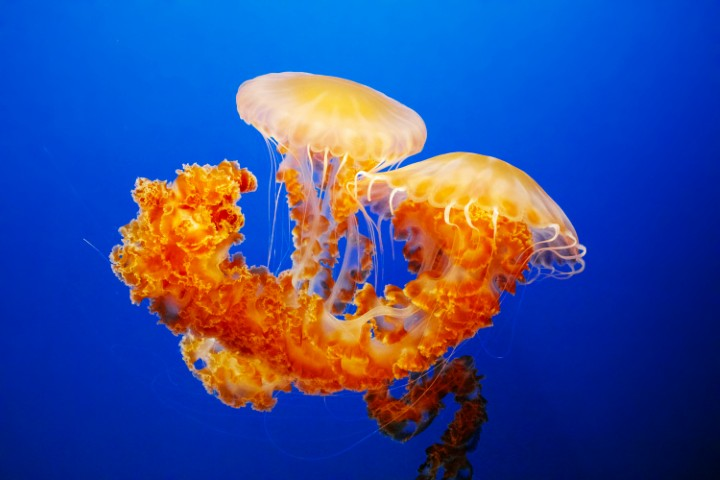
#> input picture data/1.jpg, 720 x 480 px
$ jupyter execute C-2_multiframe_image.ipynb
#> lines starting #> are read from the running program, lines starting #| are printed output that depends on the picture
[cell 1]
import cv2
import numpy as np
import os

[cell 2]
img  = cv2.imread('data/1.jpg')
#> img is the input picture: shape (480, 720, 3); mean B, G, R 147.6, 76.6, 56.5
# resize image
resized_img = cv2.resize(img, (500, 300))
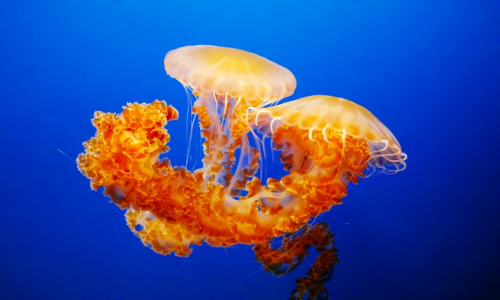
#> resized_img: shape (300, 500, 3); mean B, G, R 147.5, 76.5, 56.5
cv2.imshow("jelly fish", resized_img)
cv2.waitKey(5000)
cv2.destroyAllWindows()

[cell 3]
# multiple image in same window
img  = cv2.imread('data/3.jpg')
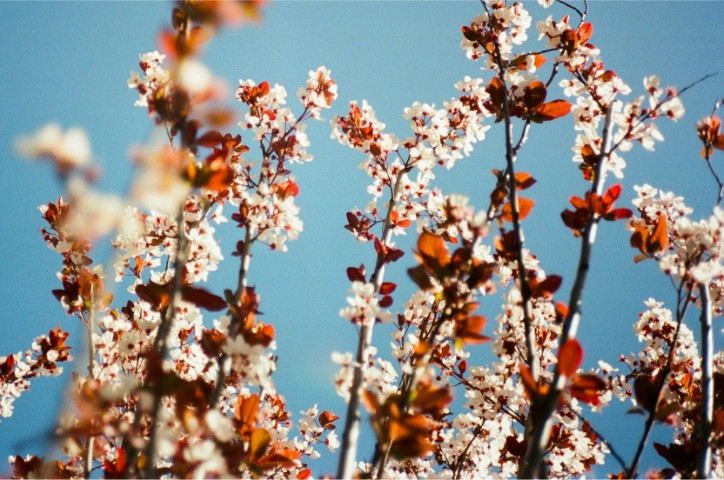
#> input picture data/3.jpg, 724 x 480 px
#> img is the input picture: shape (480, 724, 3); mean B, G, R 139.6, 142, 140.5
print(img)
#> (printed output is left out)

resized_img = cv2.resize(img, (500, 300))
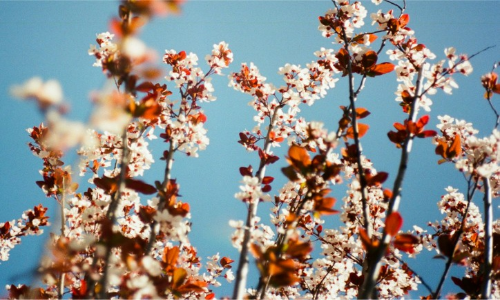
#> resized_img: shape (300, 500, 3); mean B, G, R 139.5, 141.9, 140.4
h = np.hstack((resized_img, resized_img, resized_img))
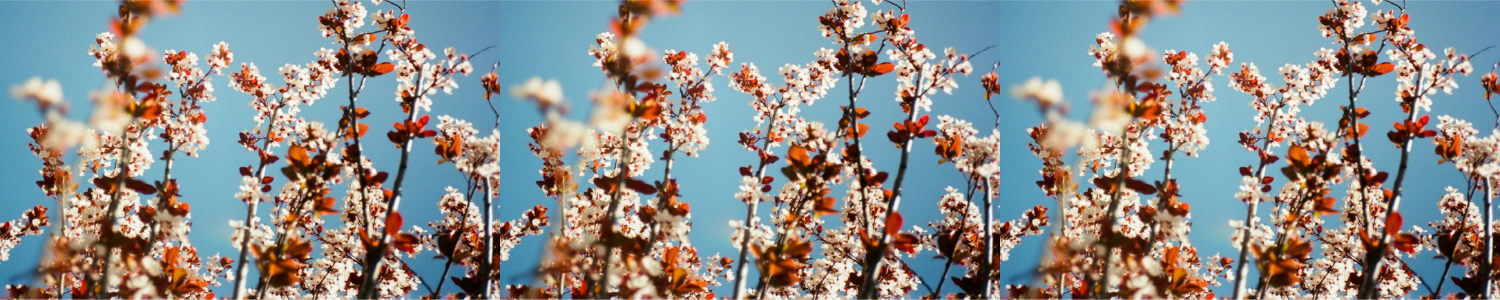
#> h: shape (300, 1500, 3); mean B, G, R 139.5, 141.9, 140.4
v = np.vstack((h,h))
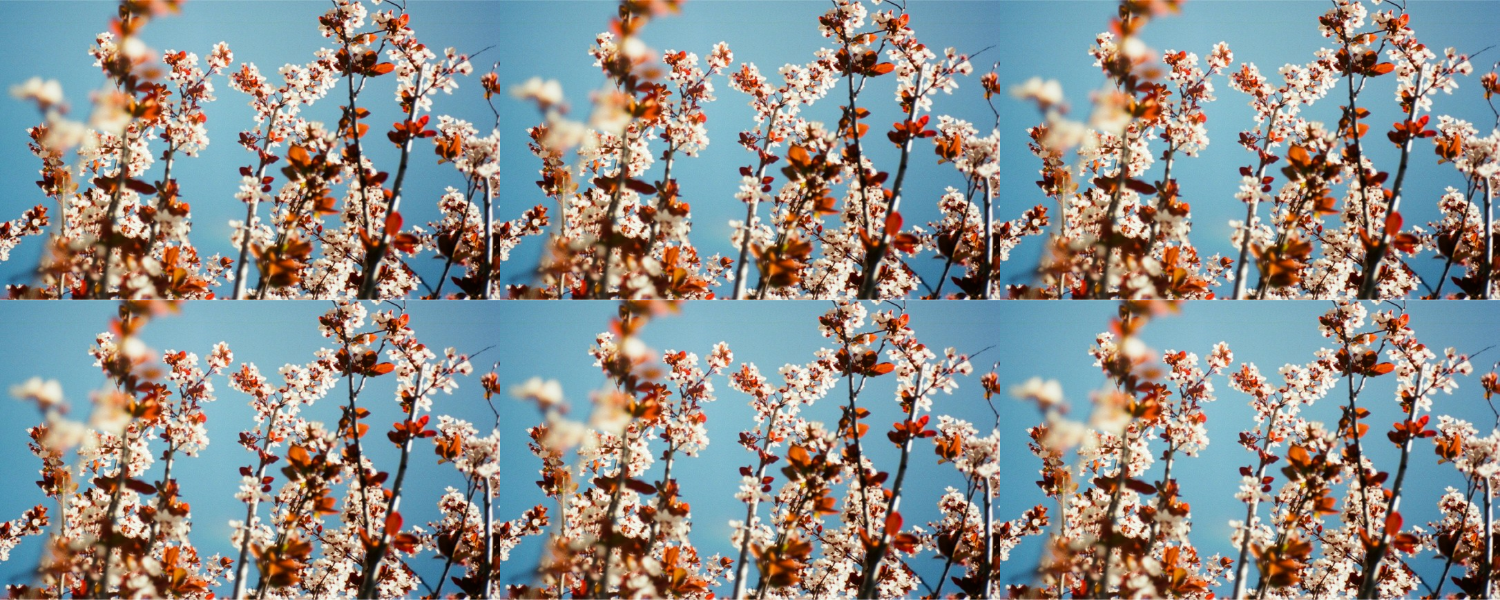
#> v: shape (600, 1500, 3); mean B, G, R 139.5, 141.9, 140.4
cv2.imshow("horizontal multiple image", v)
cv2.waitKey(5000)
cv2.destroyAllWindows()

[cell 4]
list_name  = os.listdir("data")
list_name

[cell 5]
for name in list_name:
    path = "data"
    img_name = path + "/" + name
    img = cv2.imread(img_name)
    if img is not None:
        img = cv2.resize(img, (500, 300))
        cv2.imshow("all images", img)
        cv2.waitKey(0)
    else:
        print(f"Failed to load image: {img_name}")
#> pass 2 of the loop `for name in list_name:`:
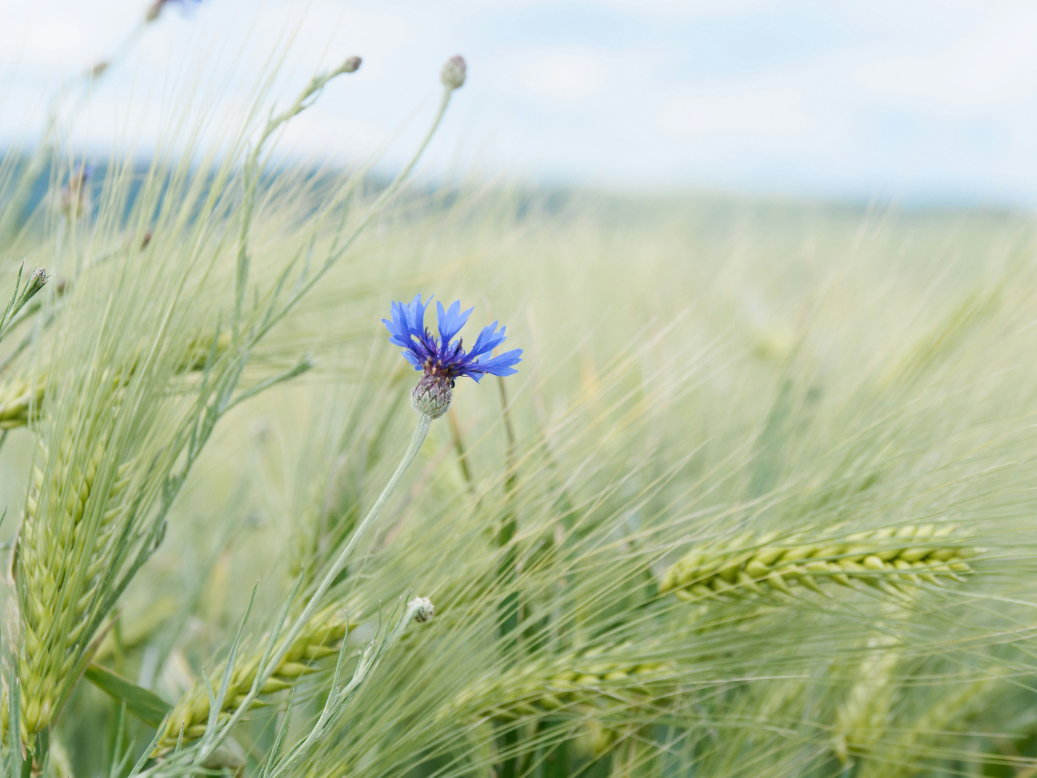
#> input picture data/2.jpg, 5184 x 3888 px (shown at 1/5 size)
#> img is the input picture: shape (3888, 5184, 3); mean B, G, R 161.7, 192.7, 180.5
#> `img = cv2.resize(img, (500, 300))`:
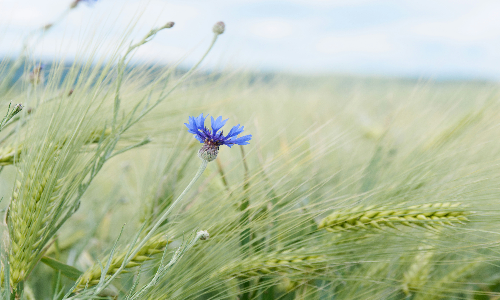
#> img: shape (300, 500, 3); mean B, G, R 161.6, 192.6, 180.4
cv2.destroyAllWindows()
